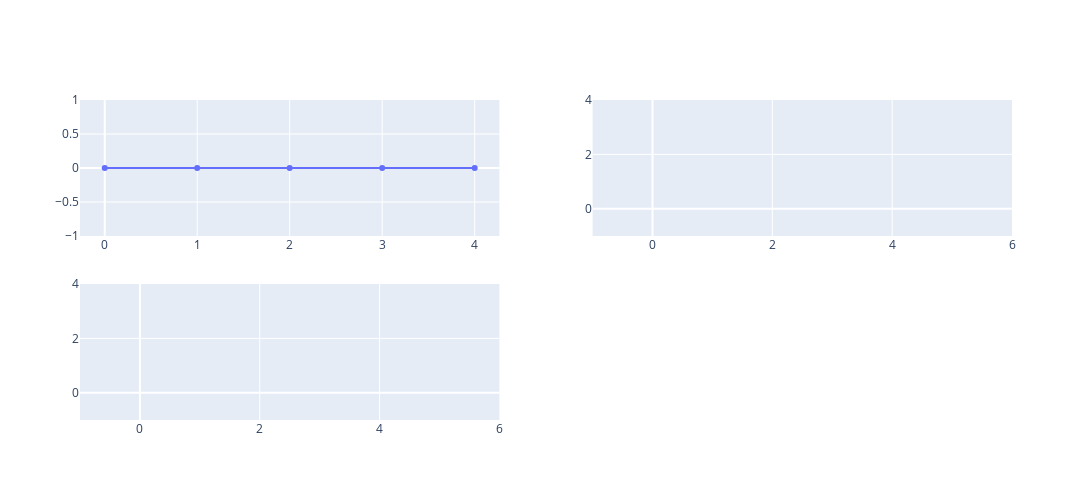
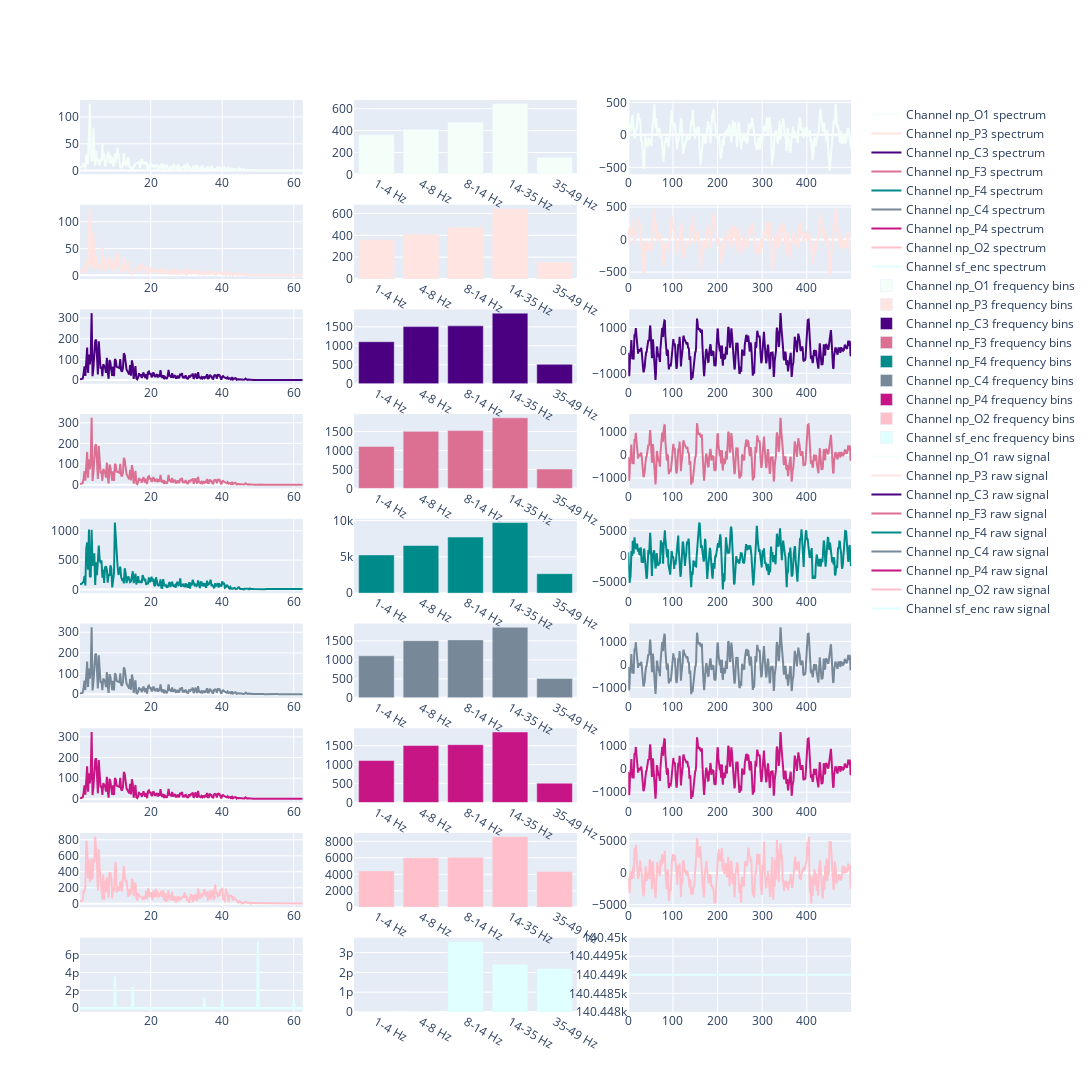

Write notebook code for charts like these, in order.
### Code cell
env.render(jnb=True)

### Figure 1 — Plotly figure (JSON) as saved in the notebook; plotly's stock layout.template omitted (floating-point values rounded to 4 significant figures)
{"data": [{"mode": "lines+markers", "name": "Current episode rewards", "type": "scatter", "x": [0, 1, 2, 3, 4], "xaxis": "x", "y": [0, 0, 0, 0, 0], "yaxis": "y"}, {"mode": "lines+markers", "name": "Previous episode max rewards", "type": "scatter", "x": [], "xaxis": "x2", "y": [], "yaxis": "y2"}, {"mode": "lines+markers", "name": "Previous episode total rewards", "type": "scatter", "x": [], "xaxis": "x3", "y": [], "yaxis": "y3"}], "layout": {"height": 500, "width": 2000, "xaxis": {"anchor": "y", "domain": [0, 0.45]}, "xaxis2": {"anchor": "y2", "domain": [0.55, 1]}, "xaxis3": {"anchor": "y3", "domain": [0, 0.45]}, "xaxis4": {"anchor": "y4", "domain": [0.55, 1]}, "yaxis": {"anchor": "x", "domain": [0.575, 1]}, "yaxis2": {"anchor": "x2", "domain": [0.575, 1]}, "yaxis3": {"anchor": "x3", "domain": [0, 0.425]}, "yaxis4": {"anchor": "x4", "domain": [0, 0.425]}}}

### Figure 2 — Plotly figure (JSON) as saved in the notebook; plotly's stock layout.template omitted (floating-point values rounded to 4 significant figures; data arrays with more than 128 entries replaced by an {"elided": "..."} marker saying what was removed)
{"data": [{"line": {"color": "mintcream"}, "mode": "lines", "name": "Channel np_O1 spectrum", "type": "scatter", "x": {"elided": "250 float values"}, "xaxis": "x", "y": {"elided": "250 float values"}, "yaxis": "y"}, {"line": {"color": "mistyrose"}, "mode": "lines", "name": "Channel np_P3 spectrum", "type": "scatter", "x": {"elided": "250 float values"}, "xaxis": "x4", "y": {"elided": "250 float values"}, "yaxis": "y4"}, {"line": {"color": "indigo"}, "mode": "lines", "name": "Channel np_C3 spectrum", "type": "scatter", "x": {"elided": "250 float values"}, "xaxis": "x7", "y": {"elided": "250 float values"}, "yaxis": "y7"}, {"line": {"color": "palevioletred"}, "mode": "lines", "name": "Channel np_F3 spectrum", "type": "scatter", "x": {"elided": "250 float values"}, "xaxis": "x10", "y": {"elided": "250 float values"}, "yaxis": "y10"}, {"line": {"color": "darkcyan"}, "mode": "lines", "name": "Channel np_F4 spectrum", "type": "scatter", "x": {"elided": "250 float values"}, "xaxis": "x13", "y": {"elided": "250 float values"}, "yaxis": "y13"}, {"line": {"color": "lightslategray"}, "mode": "lines", "name": "Channel np_C4 spectrum", "type": "scatter", "x": {"elided": "250 float values"}, "xaxis": "x16", "y": {"elided": "250 float values"}, "yaxis": "y16"}, {"line": {"color": "mediumvioletred"}, "mode": "lines", "name": "Channel np_P4 spectrum", "type": "scatter", "x": {"elided": "250 float values"}, "xaxis": "x19", "y": {"elided": "250 float values"}, "yaxis": "y19"}, {"line": {"color": "pink"}, "mode": "lines", "name": "Channel np_O2 spectrum", "type": "scatter", "x": {"elided": "250 float values"}, "xaxis": "x22", "y": {"elided": "250 float values"}, "yaxis": "y22"}, {"line": {"color": "lightcyan"}, "mode": "lines", "name": "Channel sf_enc spectrum", "type": "scatter", "x": {"elided": "250 float values"}, "xaxis": "x25", "y": {"elided": "250 float values"}, "yaxis": "y25"}, {"marker": {"color": "mintcream"}, "name": "Channel np_O1 frequency bins", "type": "bar", "x": ["1-4 Hz", "4-8 Hz", "8-14 Hz", "14-35 Hz", "35-49 Hz"], "xaxis": "x2", "y": [361.8, 411.2, 475.4, 645.7, 156.1], "yaxis": "y2"}, {"marker": {"color": "mistyrose"}, "name": "Channel np_P3 frequency bins", "type": "bar", "x": ["1-4 Hz", "4-8 Hz", "8-14 Hz", "14-35 Hz", "35-49 Hz"], "xaxis": "x5", "y": [362.1, 411.2, 475.4, 646.4, 156.5], "yaxis": "y5"}, {"marker": {"color": "indigo"}, "name": "Channel np_C3 frequency bins", "type": "bar", "x": ["1-4 Hz", "4-8 Hz", "8-14 Hz", "14-35 Hz", "35-49 Hz"], "xaxis": "x8", "y": [1108.0, 1505.0, 1526.0, 1860.0, 511.2], "yaxis": "y8"}, {"marker": {"color": "palevioletred"}, "name": "Channel np_F3 frequency bins", "type": "bar", "x": ["1-4 Hz", "4-8 Hz", "8-14 Hz", "14-35 Hz", "35-49 Hz"], "xaxis": "x11", "y": [1109.0, 1505.0, 1525.0, 1861.0, 512.0], "yaxis": "y11"}, {"marker": {"color": "darkcyan"}, "name": "Channel np_F4 frequency bins", "type": "bar", "x": ["1-4 Hz", "4-8 Hz", "8-14 Hz", "14-35 Hz", "35-49 Hz"], "xaxis": "x14", "y": [5269.0, 6561.0, 7724.0, 9722.0, 2684.0], "yaxis": "y14"}, {"marker": {"color": "lightslategray"}, "name": "Channel np_C4 frequency bins", "type": "bar", "x": ["1-4 Hz", "4-8 Hz", "8-14 Hz", "14-35 Hz", "35-49 Hz"], "xaxis": "x17", "y": [1109.0, 1506.0, 1527.0, 1860.0, 511.9], "yaxis": "y17"}, {"marker": {"color": "mediumvioletred"}, "name": "Channel np_P4 frequency bins", "type": "bar", "x": ["1-4 Hz", "4-8 Hz", "8-14 Hz", "14-35 Hz", "35-49 Hz"], "xaxis": "x20", "y": [1107.0, 1504.0, 1526.0, 1860.0, 511.0], "yaxis": "y20"}, {"marker": {"color": "pink"}, "name": "Channel np_O2 frequency bins", "type": "bar", "x": ["1-4 Hz", "4-8 Hz", "8-14 Hz", "14-35 Hz", "35-49 Hz"], "xaxis": "x23", "y": [4414.0, 5997.0, 6055.0, 8559.0, 4334.0], "yaxis": "y23"}, {"marker": {"color": "lightcyan"}, "name": "Channel sf_enc frequency bins", "type": "bar", "x": ["1-4 Hz", "4-8 Hz", "8-14 Hz", "14-35 Hz", "35-49 Hz"], "xaxis": "x26", "y": [0, 0, 3.562e-12, 2.406e-12, 2.199e-12], "yaxis": "y26"}, {"line": {"color": "mintcream"}, "mode": "lines", "name": "Channel np_O1 raw signal", "type": "scatter", "x": {"elided": "500 int values"}, "xaxis": "x3", "y": {"elided": "500 float values"}, "yaxis": "y3"}, {"line": {"color": "mistyrose"}, "mode": "lines", "name": "Channel np_P3 raw signal", "type": "scatter", "x": {"elided": "500 int values"}, "xaxis": "x6", "y": {"elided": "500 float values"}, "yaxis": "y6"}, {"line": {"color": "indigo"}, "mode": "lines", "name": "Channel np_C3 raw signal", "type": "scatter", "x": {"elided": "500 int values"}, "xaxis": "x9", "y": {"elided": "500 float values"}, "yaxis": "y9"}, {"line": {"color": "palevioletred"}, "mode": "lines", "name": "Channel np_F3 raw signal", "type": "scatter", "x": {"elided": "500 int values"}, "xaxis": "x12", "y": {"elided": "500 float values"}, "yaxis": "y12"}, {"line": {"color": "darkcyan"}, "mode": "lines", "name": "Channel np_F4 raw signal", "type": "scatter", "x": {"elided": "500 int values"}, "xaxis": "x15", "y": {"elided": "500 float values"}, "yaxis": "y15"}, {"line": {"color": "lightslategray"}, "mode": "lines", "name": "Channel np_C4 raw signal", "type": "scatter", "x": {"elided": "500 int values"}, "xaxis": "x18", "y": {"elided": "500 float values"}, "yaxis": "y18"}, {"line": {"color": "mediumvioletred"}, "mode": "lines", "name": "Channel np_P4 raw signal", "type": "scatter", "x": {"elided": "500 int values"}, "xaxis": "x21", "y": {"elided": "500 float values"}, "yaxis": "y21"}, {"line": {"color": "pink"}, "mode": "lines", "name": "Channel np_O2 raw signal", "type": "scatter", "x": {"elided": "500 int values"}, "xaxis": "x24", "y": {"elided": "500 float values"}, "yaxis": "y24"}, {"line": {"color": "lightcyan"}, "mode": "lines", "name": "Channel sf_enc raw signal", "type": "scatter", "x": {"elided": "500 int values"}, "xaxis": "x27", "y": {"elided": "500 int values"}, "yaxis": "y27"}], "layout": {"height": 1500, "width": 2000, "xaxis": {"anchor": "y", "domain": [0, 0.2889]}, "xaxis10": {"anchor": "y10", "domain": [0, 0.2889]}, "xaxis11": {"anchor": "y11", "domain": [0.3556, 0.6444]}, "xaxis12": {"anchor": "y12", "domain": [0.7111, 1]}, "xaxis13": {"anchor": "y13", "domain": [0, 0.2889]}, "xaxis14": {"anchor": "y14", "domain": [0.3556, 0.6444]}, "xaxis15": {"anchor": "y15", "domain": [0.7111, 1]}, "xaxis16": {"anchor": "y16", "domain": [0, 0.2889]}, "xaxis17": {"anchor": "y17", "domain": [0.3556, 0.6444]}, "xaxis18": {"anchor": "y18", "domain": [0.7111, 1]}, "xaxis19": {"anchor": "y19", "domain": [0, 0.2889]}, "xaxis2": {"anchor": "y2", "domain": [0.3556, 0.6444]}, "xaxis20": {"anchor": "y20", "domain": [0.3556, 0.6444]}, "xaxis21": {"anchor": "y21", "domain": [0.7111, 1]}, "xaxis22": {"anchor": "y22", "domain": [0, 0.2889]}, "xaxis23": {"anchor": "y23", "domain": [0.3556, 0.6444]}, "xaxis24": {"anchor": "y24", "domain": [0.7111, 1]}, "xaxis25": {"anchor": "y25", "domain": [0, 0.2889]}, "xaxis26": {"anchor": "y26", "domain": [0.3556, 0.6444]}, "xaxis27": {"anchor": "y27", "domain": [0.7111, 1]}, "xaxis3": {"anchor": "y3", "domain": [0.7111, 1]}, "xaxis4": {"anchor": "y4", "domain": [0, 0.2889]}, "xaxis5": {"anchor": "y5", "domain": [0.3556, 0.6444]}, "xaxis6": {"anchor": "y6", "domain": [0.7111, 1]}, "xaxis7": {"anchor": "y7", "domain": [0, 0.2889]}, "xaxis8": {"anchor": "y8", "domain": [0.3556, 0.6444]}, "xaxis9": {"anchor": "y9", "domain": [0.7111, 1]}, "yaxis": {"anchor": "x", "domain": [0.9185, 1]}, "yaxis10": {"anchor": "x10", "domain": [0.5741, 0.6556]}, "yaxis11": {"anchor": "x11", "domain": [0.5741, 0.6556]}, "yaxis12": {"anchor": "x12", "domain": [0.5741, 0.6556]}, "yaxis13": {"anchor": "x13", "domain": [0.4593, 0.5407]}, "yaxis14": {"anchor": "x14", "domain": [0.4593, 0.5407]}, "yaxis15": {"anchor": "x15", "domain": [0.4593, 0.5407]}, "yaxis16": {"anchor": "x16", "domain": [0.3444, 0.4259]}, "yaxis17": {"anchor": "x17", "domain": [0.3444, 0.4259]}, "yaxis18": {"anchor": "x18", "domain": [0.3444, 0.4259]}, "yaxis19": {"anchor": "x19", "domain": [0.2296, 0.3111]}, "yaxis2": {"anchor": "x2", "domain": [0.9185, 1]}, "yaxis20": {"anchor": "x20", "domain": [0.2296, 0.3111]}, "yaxis21": {"anchor": "x21", "domain": [0.2296, 0.3111]}, "yaxis22": {"anchor": "x22", "domain": [0.1148, 0.1963]}, "yaxis23": {"anchor": "x23", "domain": [0.1148, 0.1963]}, "yaxis24": {"anchor": "x24", "domain": [0.1148, 0.1963]}, "yaxis25": {"anchor": "x25", "domain": [0, 0.08148]}, "yaxis26": {"anchor": "x26", "domain": [0, 0.08148]}, "yaxis27": {"anchor": "x27", "domain": [0, 0.08148]}, "yaxis3": {"anchor": "x3", "domain": [0.9185, 1]}, "yaxis4": {"anchor": "x4", "domain": [0.8037, 0.8852]}, "yaxis5": {"anchor": "x5", "domain": [0.8037, 0.8852]}, "yaxis6": {"anchor": "x6", "domain": [0.8037, 0.8852]}, "yaxis7": {"anchor": "x7", "domain": [0.6889, 0.7704]}, "yaxis8": {"anchor": "x8", "domain": [0.6889, 0.7704]}, "yaxis9": {"anchor": "x9", "domain": [0.6889, 0.7704]}}}
